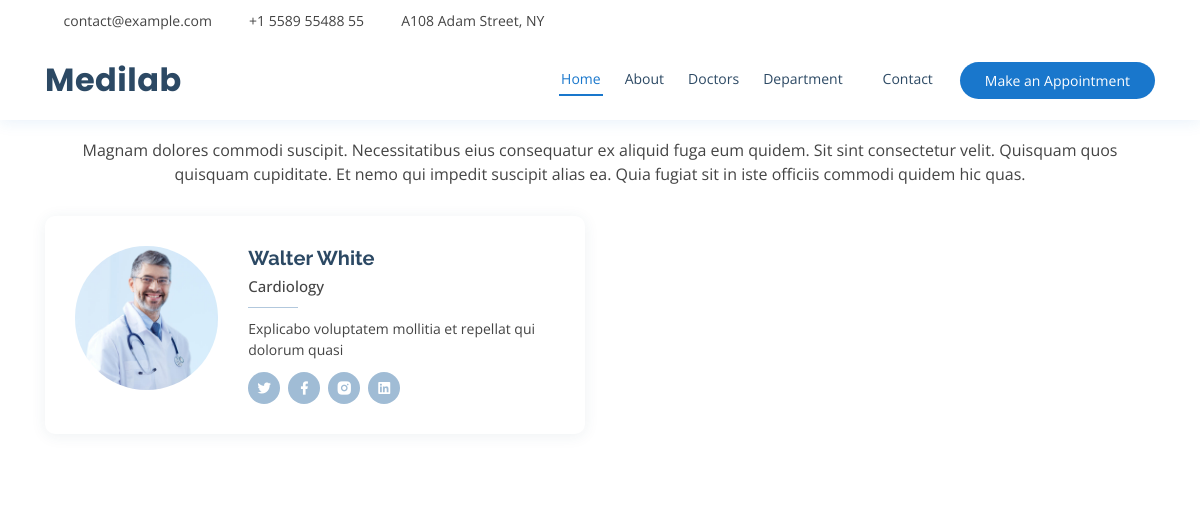
Screenshot of /Cardiology/ with the database file from the repository.
### dapp/models.py (models this page shows, shortened)
class docters(models.Model):
    name = models.CharField(max_length=250, unique=True)
    slug = models.SlugField(max_length=250, unique=True)
    desc = models.TextField(blank=True)
    image = models.ImageField(upload_to='category', blank=True)
    category=models.ForeignKey(department,on_delete=models.CASCADE)

class department(models.Model):
    dep_name=models.CharField(max_length=250,unique=True)
    slug=models.SlugField(max_length=250,unique=True)
    desc=models.TextField(blank=True)
    class Meta:
        ordering=('dep_name',)
        verbose_name='department'
        verbose_name_plural='department'
    def __str__(self):
        return '{}'.format(self.dep_name)

### dapp/views.py (the view)
# urls.py: path('<str:c_slug>/',views.allProdCat, name='products_by_category'),
def allProdCat(request,c_slug=None):
    c_page=get_object_or_404(department,slug=c_slug)
    products_list=docters.objects.filter(category=c_page)
    return render(request,'categories.html',{'category':c_page,'product':products_list})

### templates/categories.html (shortened to what this page needs)
{% load static %}
<!DOCTYPE html>
<html lang="en">
<head>
  <link href="{% static 'vendor/bootstrap/css/bootstrap.min.css' %}" rel="stylesheet">
  <link href="{% static 'vendor/icofont/icofont.min.css' %}" rel="stylesheet">
  <link href="{% static 'vendor/boxicons/css/boxicons.min.css' %}" rel="stylesheet">
  <link href="{% static 'vendor/venobox/venobox.css' %}" rel="stylesheet">
  <link href="{% static 'vendor/animate.css/animate.min.css' %}" rel="stylesheet">
  <link href="{% static 'vendor/remixicon/remixicon.css' %}" rel="stylesheet">
  <link href="{% static 'vendor/owl.carousel/assets/owl.carousel.min.css' %}" rel="stylesheet">
  <link href="{% static 'vendor/bootstrap-datepicker/css/bootstrap-datepicker.min.css' %}" rel="stylesheet">
  <link href="{% static 'css/style.css' %}" rel="stylesheet">
</head>
<body>
  <div id="topbar" class="d-none d-lg-flex align-items-center fixed-top">
    <div class="container d-flex">
      <div class="contact-info mr-auto">
        <i class="icofont-envelope"></i> <a href="mailto:contact@example.com">contact@example.com</a>
        <i class="icofont-phone"></i> +1 5589 55488 55
        <i class="icofont-google-map"></i> A108 Adam Street, NY
      </div>
      <div class="social-links">
        <a href="#" class="twitter"><i class="icofont-twitter"></i></a>
        <a href="#" class="facebook"><i class="icofont-facebook"></i></a>
        <a href="#" class="instagram"><i class="icofont-instagram"></i></a>
        <a href="#" class="skype"><i class="icofont-skype"></i></a>
        <a href="#" class="linkedin"><i class="icofont-linkedin"></i></i></a>
      </div>
    </div>
  </div>
 <header id="header" class="fixed-top">
    <div class="container d-flex align-items-center">
      <h1 class="logo mr-auto"><a href="{% url 'dapp:doc' %}">Medilab</a></h1>
      <nav class="nav-menu d-none d-lg-block">
        <ul>
          <li class="active"><a href="{% url 'dapp:doc' %}">Home</a></li>
          <li><a href="#about">About</a></li>
          <li><a href="{% url 'dapp:doclist' %}">Doctors</a></li>
          <li class="drop-down"><a href="">Department</a>
          </li>
          <li><a href="#contact">Contact</a></li>
        </ul>
      </nav>
      <a href="{% url 'dapp:appoinment' %}" class="appointment-btn scrollto">Make an Appointment</a>
    </div>
  </header>
<section id="doctors" class="doctors">
      <div class="container">
<div class="section-title">
          <h2>Doctors</h2>
          <p>Magnam dolores commodi suscipit. Necessitatibus eius consequatur ex aliquid fuga eum quidem. Sit sint consectetur velit. Quisquam quos quisquam cupiditate. Et nemo qui impedit suscipit alias ea. Quia fugiat sit in iste officiis commodi quidem hic quas.</p>
        </div>
{% for doc in product%}
<div class="row">
          <div class="col-lg-6">
            <div class="member d-flex align-items-start">
              <div class="pic"><img src="{{doc.image.url}}" class="img-fluid" alt=""></div>
              <div class="member-info">
                <h4>{{doc.name}}</h4>
                <span>{{doc.category}}</span>
                <p>{{doc.desc}}</p>
                <div class="social">
                  <a href=""><i class="ri-twitter-fill"></i></a>
                  <a href=""><i class="ri-facebook-fill"></i></a>
                  <a href=""><i class="ri-instagram-fill"></i></a>
                  <a href=""> <i class="ri-linkedin-box-fill"></i> </a>
                </div>
              </div>
            </div>
          </div></div>
    {% endfor %}
        </div>
    </section>

### static/css/style.css (style rules this page uses)
body { font-family: "Open Sans", sans-serif; color: #444444; }
a { color: #1977cc; }
h1, h2, h3, h4, h5, h6 { font-family: "Raleway", sans-serif; }
#topbar { background: #fff; height: 40px; font-size: 14px; transition: all 0.5s; }
#topbar .contact-info a { line-height: 1; color: #444444; transition: 0.3s; }
#topbar .contact-info i { color: #1977cc; padding-right: 4px; margin-left: 15px; }
#topbar .contact-info i:first-child { margin-left: 0; }
#topbar .social-links a { color: #437099; padding-left: 15px; display: inline-block; line-height: 1px; transition: 0.3s; }
#topbar .social-links a:first-child { border-left: 0; }
#header { background: #fff; transition: all 0.5s; z-index: 997; padding: 15px 0; top: 40px; box-shadow: 0px 2px 15px rgba(25, 119, 204, 0.1); }
#header .logo { font-size: 32px; margin: 0; padding: 0; line-height: 1; font-weight: 700; letter-spacing: 0.5px; font-family: "Poppins", sans-serif; }
#header .logo a { color: #2c4964; }
.nav-menu ul { margin: 0; padding: 0; list-style: none; }
.nav-menu > ul { display: flex; }
.nav-menu > ul > li { position: relative; white-space: nowrap; padding: 8px 0 8px 20px; }
.nav-menu a { display: block; position: relative; color: #2c4964; transition: 0.3s; font-size: 14px; font-family: "Open Sans", sans-serif; padding: 5px 2px; border-bottom: 2px solid #fff; }
.nav-menu a:hover, .nav-menu .active > a, .nav-menu li:hover > a { color: #1977cc; border-color: #1977cc; }
.nav-menu .drop-down > a:after { content: "\ea99"; font-family: IcoFont; padding-left: 5px; }
.appointment-btn { margin-left: 25px; background: #1977cc; color: #fff; border-radius: 50px; padding: 8px 25px; white-space: nowrap; transition: 0.3s; font-size: 14px; display: inline-block; }
section { padding: 60px 0; overflow: hidden; }
.section-title { text-align: center; padding-bottom: 30px; }
.section-title h2 { font-size: 32px; font-weight: bold; margin-bottom: 20px; padding-bottom: 20px; position: relative; color: #2c4964; }
.section-title h2::before { content: ''; position: absolute; display: block; width: 120px; height: 1px; background: #ddd; bottom: 1px; left: calc(50% - 60px); }
.section-title h2::after { content: ''; position: absolute; display: block; width: 40px; height: 3px; background: #1977cc; bottom: 0; left: calc(50% - 20px); }
.section-title p { margin-bottom: 0; }
.doctors { background: #fff; }
.doctors .member { position: relative; box-shadow: 0px 2px 15px rgba(44, 73, 100, 0.08); padding: 30px; border-radius: 10px; }
.doctors .member .pic { overflow: hidden; width: 180px; border-radius: 50%; }
.doctors .member .pic img { transition: ease-in-out 0.3s; }
.doctors .member .member-info { padding-left: 30px; }
.doctors .member h4 { font-weight: 700; margin-bottom: 5px; font-size: 20px; color: #2c4964; }
.doctors .member span { display: block; font-size: 15px; padding-bottom: 10px; position: relative; font-weight: 500; }
.doctors .member span::after { content: ''; position: absolute; display: block; width: 50px; height: 1px; background: #b2c8dd; bottom: 0; left: 0; }
.doctors .member p { margin: 10px 0 0 0; font-size: 14px; }
.doctors .member .social { margin-top: 12px; display: flex; align-items: center; justify-content: flex-start; }
.doctors .member .social a { transition: ease-in-out 0.3s; display: flex; align-items: center; justify-content: center; border-radius: 50px; width: 32px; height: 32px; background: #a0bcd5; }
.doctors .member .social a i { color: #fff; font-size: 16px; margin: 0 2px; }
.doctors .member .social a + a { margin-left: 8px; }

### rows the page displays
docters: image (picture), name "Walter White", category "Cardiology", desc "Explicabo voluptatem mollitia et repellat qui dolorum quasi"
